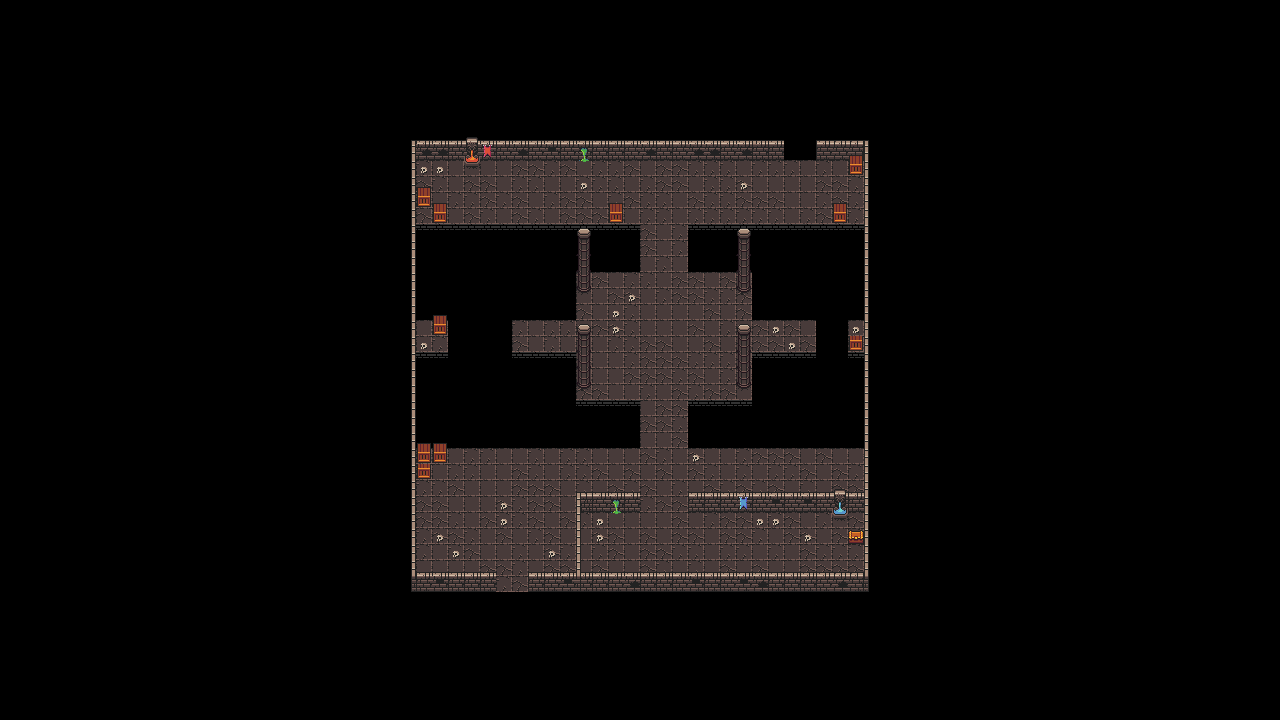

This game map was drawn from its Tiled (.tmx) file and the tilesets committed beside it. A one-line description and the trimmed map source follow:
An orthogonal 80x45 tile map with 16x16 px tiles, 3 tile layers (floor, wall, decorate).

<map version="1.9" tiledversion="1.9.2" orientation="orthogonal" renderorder="right-down" width="80" height="45" tilewidth="16" tileheight="16" infinite="0" nextlayerid="4" nextobjectid="1">
 <tileset firstgid="1" source="0x72_DungeonTilesetII_v1.4.tsx" />
 <layer id="1" name="floor" width="80" height="45">
  <data>[3600 cells, 508 non-empty, 4 distinct tile ids]</data>
 </layer>
 <layer id="2" name="wall" width="80" height="45">
  <data>[3600 cells, 168 non-empty, 16 distinct tile ids]</data>
 </layer>
 <layer id="3" name="decorate" width="80" height="45">
  <data>[3600 cells, 120 non-empty, 25 distinct tile ids]</data>
 </layer>
</map>